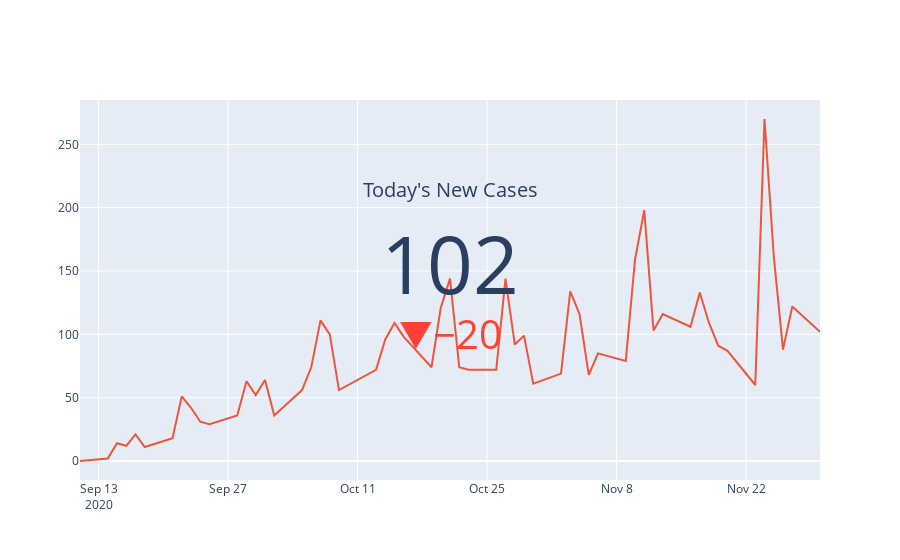

Source (notebook cell):
### Code cell
import plotly.graph_objects as go

fig = go.Figure(go.Indicator(
    mode = "number+delta",
    value = value_t,
    delta = {"reference": reference_t, "valueformat": ".0f"},
    title = {"text": "Today's New Cases"},
    domain = {'y': [0, 1], 'x': [0.25, 0.75]}))

fig.add_trace(go.Scatter(
    y = df.new_total_school_related_cases,
    x = df.reported_date))

#fig.update_layout(xaxis = {'range': [0, 62]})
fig

### Figure 1 — Plotly figure (JSON) as saved in the notebook; plotly's stock layout.template omitted (floating-point values rounded to 4 significant figures)
{"data": [{"delta": {"reference": 122, "valueformat": ".0f"}, "domain": {"x": [0.25, 0.75], "y": [0, 1]}, "mode": "number+delta", "title": {"text": "Today's New Cases"}, "type": "indicator", "value": 102}, {"type": "scatter", "x": ["2020-09-11T00:00:00", "2020-09-14T00:00:00", "2020-09-15T00:00:00", "2020-09-16T00:00:00", "2020-09-17T00:00:00", "2020-09-18T00:00:00", "2020-09-21T00:00:00", "2020-09-22T00:00:00", "2020-09-23T00:00:00", "2020-09-24T00:00:00", "2020-09-25T00:00:00", "2020-09-28T00:00:00", "2020-09-29T00:00:00", "2020-09-30T00:00:00", "2020-10-01T00:00:00", "2020-10-02T00:00:00", "2020-10-05T00:00:00", "2020-10-06T00:00:00", "2020-10-07T00:00:00", "2020-10-08T00:00:00", "2020-10-09T00:00:00", "2020-10-13T00:00:00", "2020-10-14T00:00:00", "2020-10-15T00:00:00", "2020-10-16T00:00:00", "2020-10-19T00:00:00", "2020-10-20T00:00:00", "2020-10-21T00:00:00", "2020-10-22T00:00:00", "2020-10-23T00:00:00", "2020-10-26T00:00:00", "2020-10-27T00:00:00", "2020-10-28T00:00:00", "2020-10-29T00:00:00", "2020-10-30T00:00:00", "2020-11-02T00:00:00", "2020-11-03T00:00:00", "2020-11-04T00:00:00", "2020-11-05T00:00:00", "2020-11-06T00:00:00", "2020-11-09T00:00:00", "2020-11-10T00:00:00", "2020-11-11T00:00:00", "2020-11-12T00:00:00", "2020-11-13T00:00:00", "2020-11-16T00:00:00", "2020-11-17T00:00:00", "2020-11-18T00:00:00", "2020-11-19T00:00:00", "2020-11-20T00:00:00", "2020-11-23T00:00:00", "2020-11-24T00:00:00", "2020-11-25T00:00:00", "2020-11-26T00:00:00", "2020-11-27T00:00:00", "2020-11-30T00:00:00"], "y": [0, 2, 14, 12, 21, 11, 18, 51, 42, 31, 29, 36, 63, 52, 64, 36, 56, 74, 111, 100, 56, 72, 96, 109, 98, 74, 121, 144, 74, 72, 72, 144, 92, 99, 61, 69, 134, 116, 68, 85, 79, 159, 198, 103, 116, 106, 133, 109, 91, 87, 60, 270, 162, 88, 122, 102]}], "layout": {"autosize": true, "xaxis": {"autorange": true, "range": ["2020-09-11", "2020-11-30"], "type": "date"}, "yaxis": {"autorange": true, "range": [-15, 285], "type": "linear"}}}
